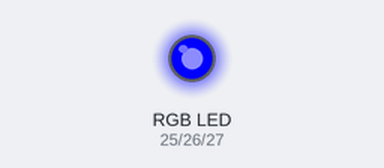
The program below on a simulated ESP32. Parts: an RGB LED mixed from three pins (HIGH = lit). At 0.0 s the program stops and its outputs stay as they are.

Above: at 0.1 s.
Timing chart, 0 to 1.5 s (numbered marks = the images above):
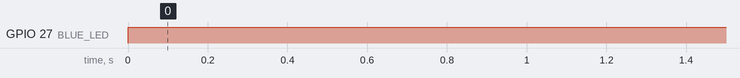

The program:

main.cpp
```cpp
/*
  Title: Program to make RGB LED YELLOW

  TASK: Modify this code to turn on RED and BLUE and
        then determine which colour is on the LED
*/


#include <Arduino.h>                      //include Arduino library

#define RED_LED 25
#define GREEN_LED 26
#define BLUE_LED 27

void setup()
{
  pinMode(RED_LED, OUTPUT);
  pinMode(GREEN_LED, OUTPUT);
  pinMode(BLUE_LED, OUTPUT);
}

void loop()
{
  digitalWrite(RED_LED,1);
  digitalWrite(GREEN_LED,1);
  digitalWrite(BLUE_LED,1);
  digitalWrite(RED_LED,0);
  digitalWrite(GREEN_LED,0);
  for(;;);
}
```

Measured:
- by itself, GPIO 27 (BLUE_LED): LOW → HIGH at 0.00 s
